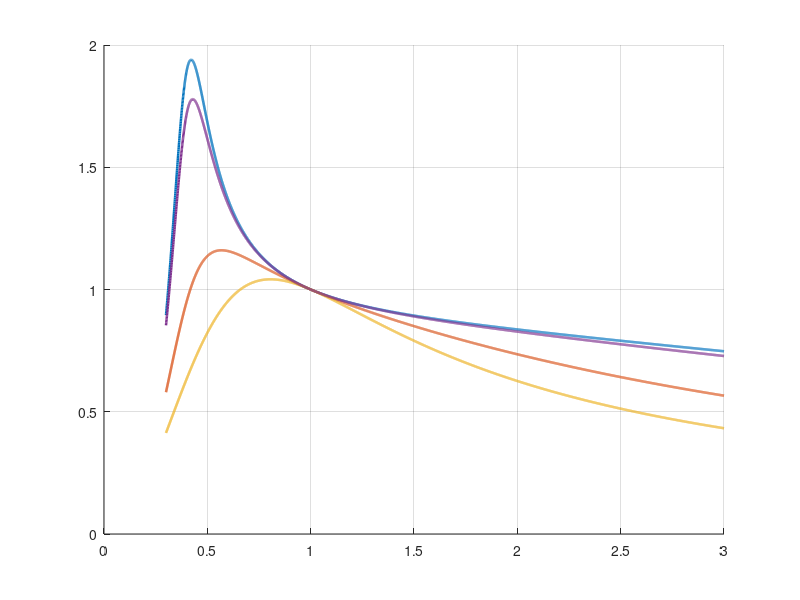

Write MATLAB code to recreate this figure. (Note: this script raises an error after producing the figure.)
%% LLC resonant tank gain sweep for different Qe (FHA)
% 输出：M = |Vout1/Vin1|  (谐振腔基波电压增益)
% 说明：Qe = Zr / Rac,  Zr = sqrt(Lr/Cr)

clear; clc; close all;

%% 1) 设定谐振腔参数（示例）
Lr = 18e-6;      % 谐振电感 Lr (H)
Cr = 36e-9;     % 谐振电容 Cr (F)
Lm = 100e-6;      % 磁化电感 Lm (H)

k  = Lm/Lr;                          % 电感比
fr = 1/(2*pi*sqrt(Lr*Cr));           % 串联谐振频率 fo=fr
Zr = sqrt(Lr/Cr);                    % 特征阻抗

% 第二谐振频率（与 Lp=Lr+Lm 相关）
fp = 1/(2*pi*sqrt((Lr+Lm)*Cr));       % 并联谐振相关频率
fn_p = fp/fr;

fprintf('fr = %.1f kHz,  fp = %.1f kHz,  fp/fr = %.3f,  k=Lm/Lr=%.2f\n', ...
    fr/1e3, fp/1e3, fn_p, k);

%% 2) 扫频范围（归一化频率 fn = fs/fr）
fn = linspace(0.3, 3.0, 4000);   % 可按需要扩展到 0.2~5 等
fs = fn * fr;
w  = 2*pi*fs;

%% 3) 选择要对比的 Qe
Qe_list = [0.25 0.5 0.75 0.2759];   % 典型设计图常用范围，可自行改

M = zeros(numel(Qe_list), numel(fn));

%% 4) FHA 频域计算：阻抗法
% 等效电路：Vin1 -> (Lr 串 Cr) -> (Lm 并 Rac)
Zs = 1j*w*Lr + 1./(1j*w*Cr);     % Lr 串 Cr 的等效阻抗
Zm = 1j*w*Lm;                    % Lm 的阻抗

for ii = 1:numel(Qe_list)
    Qe  = Qe_list(ii);
    Rac = Zr / Qe;               % Qe = Zr/Rac -> Rac = Zr/Qe

    Zp = 1 ./ (1./Zm + 1./Rac);  % Lm || Rac
    G  = Zp ./ (Zs + Zp);        % Vout1/Vin1
    M(ii,:) = abs(G);
end

%% 5) 画图
figure('Color','w'); hold on; grid on;

for ii = 1:numel(Qe_list)
    plot(fn, M(ii,:), 'LineWidth', 1.8);
end

xline(1, '--', 'fn=1 (fs=fr)', 'LineWidth', 1.2);
xline(fn_p, ':', sprintf('fp/fr=%.3f', fn_p), 'LineWidth', 1.2);

xlabel('f_n = f_s / f_r');
ylabel('M = |V_{out,1} / V_{in,1}|');
title(sprintf('LLC谐振腔电压增益 vs 频率（不同Qe），k=Lm/Lr=%.2f', k));

leg = arrayfun(@(q) sprintf('Qe=%.2f', q), Qe_list, 'UniformOutput', false);
legend(leg, 'Location', 'best');

ylim([0, max(M(:))*1.1]);
xlim([fn(1), fn(end)]);

n  = 10;              % Np/Ns
Ro = 100000;             % 输出直流等效负载(Ohm)，示例
Rac_from_Ro = (8*n^2/pi^2) * Ro;   % 常见全波整流折算
Qe_from_Ro  = Zr / Rac_from_Ro;
fprintf('From Ro=%.3f ohm, n=%.2f -> Rac=%.3f ohm, Qe=%.4f\n', ...
    Ro, n, Rac_from_Ro, Qe_from_Ro);
